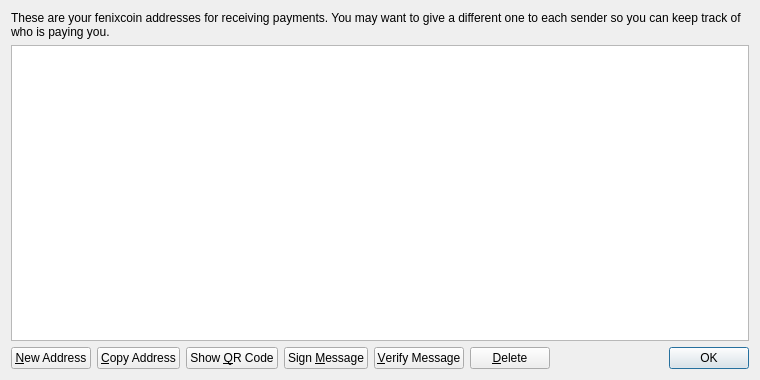
<?xml version="1.0" encoding="UTF-8"?>
<ui version="4.0">
 <class>AddressBookPage</class>
 <widget class="QWidget" name="AddressBookPage">
  <property name="geometry">
   <rect>
    <x>0</x>
    <y>0</y>
    <width>760</width>
    <height>380</height>
   </rect>
  </property>
  <property name="windowTitle">
   <string>Address Book</string>
  </property>
  <layout class="QVBoxLayout" name="verticalLayout">
   <item>
    <widget class="QLabel" name="labelExplanation">
     <property name="text">
      <string>These are your fenixcoin addresses for receiving payments. You may want to give a different one to each sender so you can keep track of who is paying you.</string>
     </property>
     <property name="textFormat">
      <enum>Qt::PlainText</enum>
     </property>
     <property name="wordWrap">
      <bool>true</bool>
     </property>
    </widget>
   </item>
   <item>
    <widget class="QTableView" name="tableView">
     <property name="contextMenuPolicy">
      <enum>Qt::CustomContextMenu</enum>
     </property>
     <property name="toolTip">
      <string>Double-click to edit address or label</string>
     </property>
     <property name="tabKeyNavigation">
      <bool>false</bool>
     </property>
     <property name="alternatingRowColors">
      <bool>true</bool>
     </property>
     <property name="selectionMode">
      <enum>QAbstractItemView::SingleSelection</enum>
     </property>
     <property name="selectionBehavior">
      <enum>QAbstractItemView::SelectRows</enum>
     </property>
     <property name="sortingEnabled">
      <bool>true</bool>
     </property>
     <attribute name="verticalHeaderVisible">
      <bool>false</bool>
     </attribute>
    </widget>
   </item>
   <item>
    <layout class="QHBoxLayout" name="horizontalLayout">
     <item>
      <widget class="QPushButton" name="newAddressButton">
       <property name="toolTip">
        <string>Create a new address</string>
       </property>
       <property name="text">
        <string>&amp;New Address</string>
       </property>
       <property name="icon">
        <iconset resource="../bitcoin.qrc">
         <normaloff>:/icons/add</normaloff>:/icons/add</iconset>
       </property>
      </widget>
     </item>
     <item>
      <widget class="QPushButton" name="copyToClipboard">
       <property name="toolTip">
        <string>Copy the currently selected address to the system clipboard</string>
       </property>
       <property name="text">
        <string>&amp;Copy Address</string>
       </property>
       <property name="icon">
        <iconset resource="../bitcoin.qrc">
         <normaloff>:/icons/editcopy</normaloff>:/icons/editcopy</iconset>
       </property>
      </widget>
     </item>
     <item>
      <widget class="QPushButton" name="showQRCode">
       <property name="text">
        <string>Show &amp;QR Code</string>
       </property>
       <property name="icon">
        <iconset resource="../bitcoin.qrc">
         <normaloff>:/icons/qrcode</normaloff>:/icons/qrcode</iconset>
       </property>
      </widget>
     </item>
     <item>
      <widget class="QPushButton" name="signMessage">
       <property name="toolTip">
        <string>Sign a message to prove you own a fenixcoin address</string>
       </property>
       <property name="text">
        <string>Sign &amp;Message</string>
       </property>
       <property name="icon">
        <iconset resource="../bitcoin.qrc">
         <normaloff>:/icons/edit</normaloff>:/icons/edit</iconset>
       </property>
      </widget>
     </item>
     <item>
      <widget class="QPushButton" name="verifyMessage">
       <property name="toolTip">
        <string>Verify a message to ensure it was signed with a specified fenixcoin address</string>
       </property>
       <property name="text">
        <string>&amp;Verify Message</string>
       </property>
       <property name="icon">
        <iconset resource="../bitcoin.qrc">
         <normaloff>:/icons/transaction_0</normaloff>:/icons/transaction_0</iconset>
       </property>
      </widget>
     </item>
     <item>
      <widget class="QPushButton" name="deleteButton">
       <property name="toolTip">
        <string>Delete the currently selected address from the list</string>
       </property>
       <property name="text">
        <string>&amp;Delete</string>
       </property>
       <property name="icon">
        <iconset resource="../bitcoin.qrc">
         <normaloff>:/icons/remove</normaloff>:/icons/remove</iconset>
       </property>
      </widget>
     </item>
     <item>
      <spacer name="horizontalSpacer">
       <property name="orientation">
        <enum>Qt::Horizontal</enum>
       </property>
       <property name="sizeHint" stdset="0">
        <size>
         <width>40</width>
         <height>20</height>
        </size>
       </property>
      </spacer>
     </item>
     <item>
      <widget class="QDialogButtonBox" name="buttonBox">
       <property name="sizePolicy">
        <sizepolicy hsizetype="Maximum" vsizetype="Fixed">
         <horstretch>0</horstretch>
         <verstretch>0</verstretch>
        </sizepolicy>
       </property>
       <property name="standardButtons">
        <set>QDialogButtonBox::Ok</set>
       </property>
      </widget>
     </item>
    </layout>
   </item>
  </layout>
 </widget>
 <resources>
  <include location="../bitcoin.qrc"/>
 </resources>
 <connections/>
</ui>
